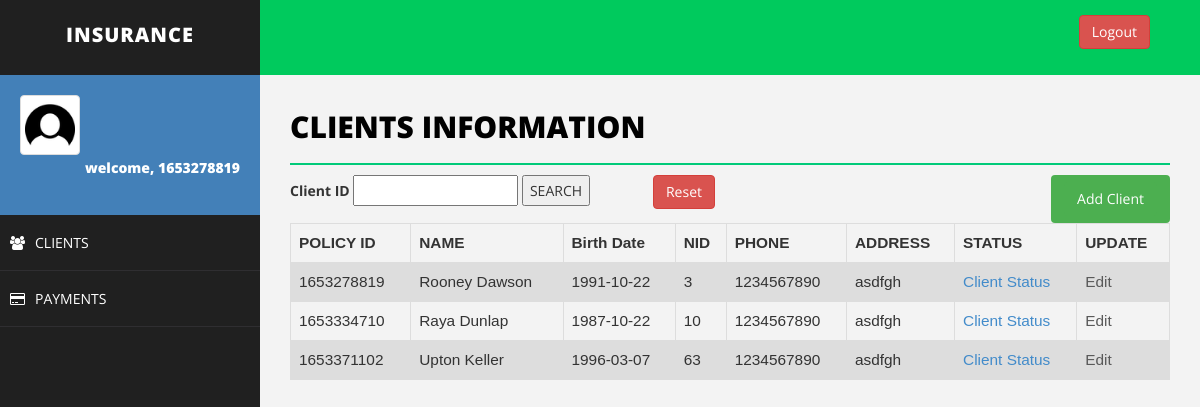
The page /client.php (signed in) on the database its author committed.
### tables this page shows
CREATE TABLE `client` (
  `client_id` varchar(200) NOT NULL,
  `client_password` varchar(30) NOT NULL,
  `name` varchar(50) NOT NULL,
  `sex` varchar(20) NOT NULL,
  `birth_date` varchar(20) NOT NULL,
  `marital_status` varchar(20) NOT NULL,
  `nid` varchar(50) NOT NULL,
  `phone` varchar(20) NOT NULL,
  `address` varchar(50) NOT NULL,
  `agent_id` varchar(20) NOT NULL,
  `image` varchar(200) NOT NULL,
  `child1_name` text NOT NULL,
  `child1_gender` text NOT NULL,
  `child1_birth_date` text NOT NULL,
  `child1_national_id` text NOT NULL,
  `child1_relationship` text NOT NULL,
  `child1_priority` text NOT NULL,
  `child1_phone` int(255) NOT NULL,
  `child2_name` text NOT NULL,
  `child2_gender` text NOT NULL,
  `child2_birth_date` text NOT NULL,
  `child2_national_id` text NOT NULL,
  `child2_relationship` text NOT NULL,
  `child2_priority` text NOT NULL,
  `child2_phone` int(255) NOT NULL,
  `father_name` text NOT NULL,
  `father_gender` text NOT NULL,
  `father_birth_date` text NOT NULL,
  `father_national_id` text NOT NULL,
  `father_relationship` text NOT NULL,
  `father_priority` text NOT NULL,
  `father_phone` int(255) NOT NULL,
  `mother_name` text NOT NULL,
  `mother_gender` text NOT NULL,
  `mother_birth_date` text NOT NULL,
  `mother_national_id` text NOT NULL,
  `mother_relationship` text NOT NULL,
  `mother_priority` text NOT NULL,
  `mother_phone` int(255) NOT NULL,
  `start_date` varchar(255) NOT NULL,
  `end_date` varchar(255) NOT NULL,
  `due_date` varchar(255) NOT NULL,
  `policy_id` varchar(255) NOT NULL,
  `due_amount` varchar(255) NOT NULL,
  `shared_location` varchar(255) NOT NULL,
  `adhar_number` varchar(255) NOT NULL
);

### client.php (the view, shortened to what this page needs)
<!DOCTYPE html>
<html>
<head>
    <link href="assets/css/bootstrap.css" rel="stylesheet" />
    <link href="assets/css/font-awesome.css" rel="stylesheet" />
    <link href="assets/css/basic.css" rel="stylesheet" />
    <link href="assets/css/custom.css" rel="stylesheet" />
</head>
<body>
<?php include 'header.php';
?>
        <div id="page-wrapper">
                <div class="row">
                    <div class="col-md-12">
                        <h1 class="page-head-line">Clients Information</h1>
    <div class="row">
        <div class="col-md-6">
        <form action="" method="get">
                            <label for="client_id">Client ID</label>
                            <input type="text" name="client_id" id="client_id" value="<?php echo isset($client_id) && !empty($client_id) ? $client_id : '' ?>">
                            <input class="searchBtn" type="submit" name="submit" value="SEARCH" >
                            <a class="btn btn-danger" href="client.php" id="reset">Reset</a>
                        </form>
        </div>
        <div class="col-md-6">
        <button class="btn" align="center">
						<a href="addClient.php" class="btn">Add Client</a>
		</button>
        </div>
    </div>
                    </div>
                </div>
<?php
	$sql = "SELECT client_id,name,birth_date,nid,phone,address,agent_id FROM client";
	$result = $conn->query($sql);
	echo "<table class=\"table\">\n";
    echo "  <tr>\n";
    echo "    <th>POLICY ID</th>\n";
    echo "    <th>NAME</th>\n";
    echo "    <th>Birth Date</th>\n";
    echo "    <th>NID</th>\n";
    echo "    <th>PHONE</th>\n";
	echo "    <th>ADDRESS</th>\n";
	echo "    <th>STATUS</th>\n";
	echo "    <th>UPDATE</th>\n";
    echo "  </tr>";
	if ($result->num_rows > 0) {
	while($row = $result->fetch_assoc()) {
		echo "<tr>\n";
		echo "    <td>".$row["client_id"]."</td>\n";
		echo "    <td>".$row["name"]."</td>\n";
		echo "    <td>".$row["birth_date"]."</td>\n";
		echo "    <td>".$row["nid"]."</td>\n";
		echo "    <td>".$row["phone"]."</td>\n";
		echo "    <td>".$row["address"]."</td>\n";
		echo "    <td>"."<a href='clientStatus.php?client_id=".$row["client_id"]. "'>Client Status</a>"."</td>\n";
		if($row["agent_id"]== $username || "ahmed" == $username){
			echo "<td>"."<a href='editClient.php?client_id=".$row["client_id"]. "'>Edit</a>"."</td>\n";
		}else {
			echo "<td>"."<a class=\"dis\" href='editClient.php?client_id=".$row["client_id"]. "'>Edit</a>"."</td>\n";
		}
	}
	}
?>
    </div>
</body>
</html>

### assets/css/basic.css (style rules this page uses)
body { font-family: 'Open Sans', sans-serif; line-height:25px; }
#page-wrapper { padding: 15px 15px; min-height: 600px; background: #F3F3F3; }
.page-head-line { font-size: 30px; text-transform: uppercase; color: #000; font-weight: 800; padding-bottom: 20px; border-bottom: 2px solid #00CA79; margin-bottom: 10px; }
@media (min-width:768px) { #page-wrapper { margin: 0 0 0 260px; padding: 15px 30px; min-height: 1200px; } }

### client.php (style rules this page uses)
.btn { background-color: #4CAF50; float: right; color:white; text-decoration:none; }
table { font-family: arial, sans-serif; border-collapse: collapse; width: 100%; margin-left:0%; font-size:110%; }
td, th { border: 1px solid #dddddd; text-align: left; padding: 8px; }
tr:nth-child(even) { background-color: #dddddd; }
.dis { pointer-events: none; cursor: default; color:#595959; }

### rows shown on the page
client: client_id "1653278819", name "Rooney Dawson", birth_date "1991-10-22", nid "3", phone "1234567890", address "asdfgh"
client: client_id "1653334710", name "Raya Dunlap", birth_date "1987-10-22", nid "10", phone "1234567890", address "asdfgh"
client: client_id "1653371102", name "Upton Keller", birth_date "1996-03-07", nid "63", phone "1234567890", address "asdfgh"

### other values the page prints
$_SESSION["username"] "1653278819"
